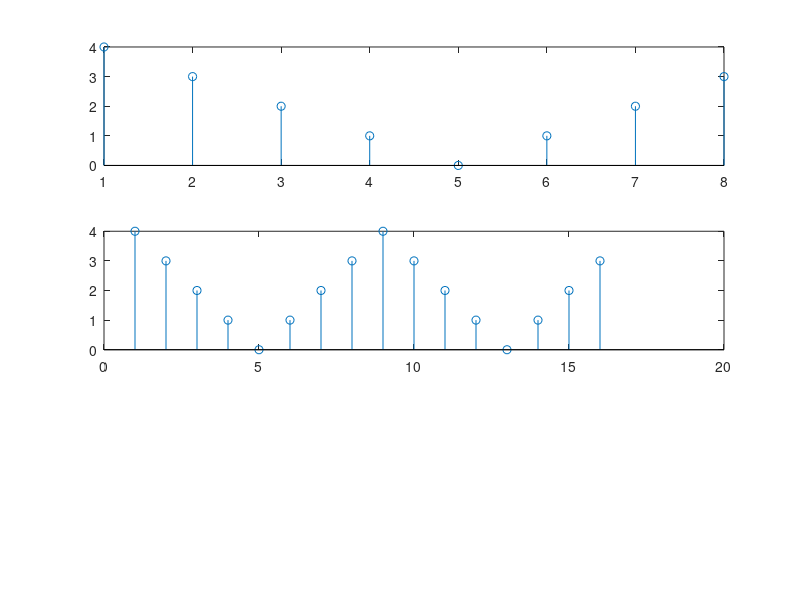

Here is the MATLAB script that generated this plot:
% generate plots for disc 7 problem

 X = [4:-1:0 1:3].';
 N = length(X)
 x = ifft(X);
 
 y_u = reshape([x'; zeros(1,N)],2*N,1);
 Y_u = fft(y_u);
 
 %y_z = [x; zeros(N,1)];
 %Y_z = fft(y_z);
 
 %Y_z = [X; zeros(N,1)];
 %y_z = ifft(Y_z);
 
 figure; 
 subplot(3,1,1); stem(X);
 subplot(3,1,2); stem(Y_u);
 
 figure; 
 %subplot(3,1,1); stem(x);
 %subplot(3,1,3); stem(y_z);